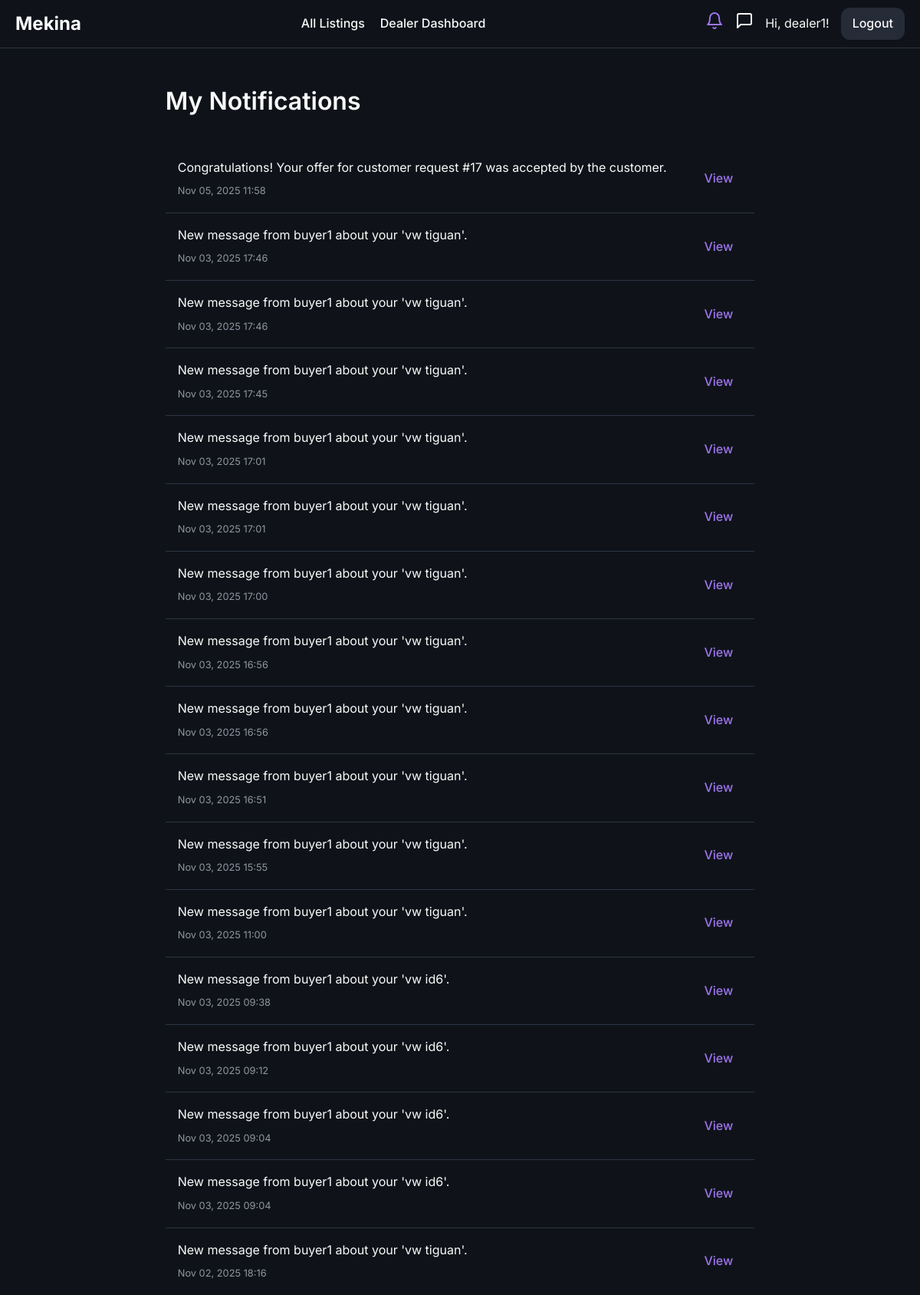
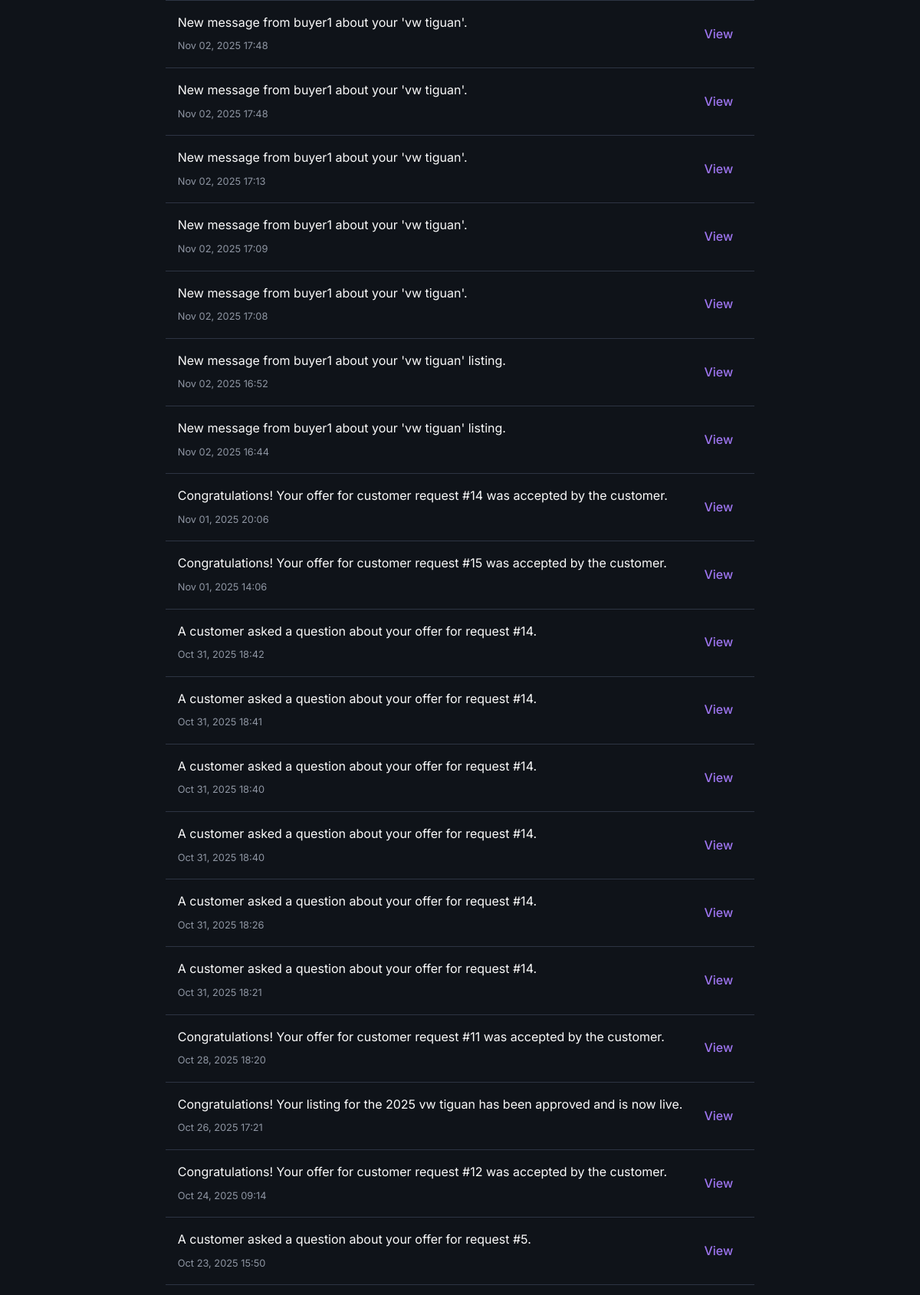
The page /notifications (signed in, upper part) on the database its author committed (2 pictures, top to bottom).
### models/user.py (models this page shows, shortened)
class User(UserMixin, db.Model):
    id = db.Column(db.Integer, primary_key=True)
    username = db.Column(db.String(64), index=True, unique=True, nullable=False)
    email = db.Column(db.String(120), index=True, unique=True, nullable=False)
    phone_number = db.Column(db.String(20), nullable=True)
    password_hash = db.Column(db.String(128))
    is_admin = db.Column(db.Boolean, default=False)
    is_dealer = db.Column(db.Boolean, default=False)
    is_rental_company = db.Column(db.Boolean, default=False)
    is_verified = db.Column(db.Boolean, default=False) # For verified dealers
    points = db.Column(db.Integer, nullable=False, default=5) # Points for dealers to bid
    cars = db.relationship('Car', backref='owner', lazy='dynamic')
    bids = db.relationship('Bid', backref='bidder', lazy='dynamic')
    dealer_bids = db.relationship('DealerBid', backref='dealer', lazy='dynamic')
    car_requests = db.relationship('CarRequest', backref='customer', lazy='dynamic')
    ratings_given = db.relationship('DealerRating', foreign_keys='DealerRating.buyer_id', back_populates='buyer', lazy='dynamic')
    ratings_received = db.relationship('DealerRating', foreign_keys='DealerRating.dealer_id', back_populates='dealer', lazy='dynamic')

### models/notification.py (models this page shows)
class Notification(db.Model):
    __tablename__ = 'notification'
    id = db.Column(db.Integer, primary_key=True)
    user_id = db.Column(db.Integer, db.ForeignKey('user.id'), nullable=False)
    message = db.Column(db.Text, nullable=False)
    link = db.Column(db.String(255), nullable=True)
    is_read = db.Column(db.Boolean, default=False, nullable=False)
    timestamp = db.Column(db.DateTime, default=datetime.utcnow, index=True)

### routes/main.py (the view)
@main_bp.route('/notifications')
@login_required
def notifications():
    unread = Notification.query.filter_by(user_id=current_user.id, is_read=False).all()
    for notification in unread:
        notification.is_read = True
    db.session.commit()
    user_notifications = Notification.query.filter_by(user_id=current_user.id).order_by(Notification.timestamp.desc()).limit(50).all()
    return render_template('notifications.html', notifications=user_notifications)

### templates/notifications.html (shortened to what this page needs)
{% extends "base.html" %}
{% block content %}
    <h1>My Notifications</h1>
    <div class="notification-list" id="notification-list">
        {% if notifications %}
            {% for notification in notifications %}
                <div class="notification-item {% if not notification.is_read %}unread{% endif %}">
                    <div class="notification-content">
                        <p>{{ notification.message }}</p>
                        <small class="notification-time">{{ notification.timestamp.strftime('%b %d, %Y %H:%M') }}</small>
                    </div>
                    <div class="notification-action">
                        {% if notification.link %}
                            <a href="{{ notification.link }}" class="btn">View</a>
                        {% endif %}
                    </div>
                </div>
            {% endfor %}
        {% else %}
            <p id="no-notifications-message">You have no notifications yet.</p>
        {% endif %}
    </div>
{% endblock %}

### templates/base.html (shortened to what this page needs)
<!DOCTYPE html>
<html lang="en">
<head>
    <link rel="stylesheet" href="{{ url_for('static', filename='css/style.css', v=now.timestamp()) }}">
</head>
<body class="{% block body_class %}{% endblock %}">
    <nav>
        <a href="{{ url_for('main.home') }}" class="nav-brand">Mekina</a>
        <div class="nav-menu" id="nav-menu">
            <ul>
                {% if current_user.is_authenticated and current_user.is_admin %}
                    <li><a href="{{ url_for('admin.dashboard') }}" class="{{ 'active' if request.endpoint == 'admin.dashboard' }}">Dashboard</a></li>
                    <li><a href="{{ url_for('admin.rental_management') }}" class="{{ 'active' if request.endpoint == 'admin.rental_management' }}">Manage Rentals</a></li>
                    <li><a href="{{ url_for('admin.dealer_management') }}" class="{{ 'active' if request.endpoint == 'admin.dealer_management' }}">Manage Dealers</a></li>
                    <li><a href="{{ url_for('admin.user_management') }}" class="{{ 'active' if request.endpoint == 'admin.user_management' }}">Users</a></li>
                    <li><a href="{{ url_for('auctions.list_auctions') }}" class="{{ 'active' if request.endpoint == 'auctions.list_auctions' }}">Manage Listings</a></li>
                {% elif current_user.is_authenticated and current_user.is_rental_company %}
                    <li><a href="{{ url_for('rentals.dashboard') }}" class="{{ 'active' if request.endpoint == 'rentals.dashboard' }}">Rental Dashboard</a></li>
                {% elif current_user.is_authenticated and current_user.is_dealer %}
                    <li><a href="{{ url_for('main.all_listings') }}" class="{{ 'active' if request.endpoint == 'main.all_listings' }}">All Listings</a></li>
                    <li><a href="{{ url_for('dealer.dashboard') }}" class="{{ 'active' if request.endpoint == 'dealer.dashboard' }}">Dealer Dashboard</a></li>
                {% endif %}
            </ul>
            <div class="nav-right">
                {% if current_user.is_authenticated %}
                    <a href="{{ url_for('main.notifications') }}" class="desktop-icon-link notification-bell-link {% if request.endpoint == 'main.notifications' %}active{% endif %}">
                    </a>
                    {% if current_user.is_dealer %}
                        <a href="{{ url_for('dealer.list_messages') }}" class="desktop-icon-link {% if 'dealer.list_messages' in request.endpoint or 'dealer.view_conversation' in request.endpoint %}active{% endif %}">
                            <svg xmlns="http://www.w3.org/2000/svg" width="24" height="24" viewBox="0 0 24 24" fill="none" stroke="currentColor" stroke-width="2" stroke-linecap="round" stroke-linejoin="round" class="feather feather-message-square"><path d="M21 15a2 2 0 0 1-2 2H7l-4 4V5a2 2 0 0 1 2-2h14a2 2 0 0 1 2 2z"></path></svg>
                        </a>
                    {% endif %}
                    <span class="desktop-username">Hi, {{ current_user.username }}!</span>
                    <a href="{{ url_for('auth.logout') }}" class="nav-button">Logout</a>
                {% else %}
                    <a href="{{ url_for('auth.login') }}" class="nav-button">Login</a>
                    <a href="{{ url_for('auth.register') }}" class="nav-button">Register</a>
                {% endif %}
            </div>
        </div>
    </nav>
    {% block main_content %}
        <main class="container">
            {% block content %}{% endblock %}
        </main>
    {% endblock %}
</body>
</html>

### static/css/style.css (style rules this page uses)
:root { --background: 220 25% 8%; --foreground: 0 0% 98%; --card: 220 20% 13%; --card-foreground: 0 0% 95%; --popover: 220 20% 13%; --popover-foreground: 0 0% 95%; --primary: 38 92% 50%; --primary-foreground: 220 70% 12%; --secondary: 220 20% 20%; --secondary-foreground: 0 0% 95%; --muted: 220 20% 18%; --muted-foreground: 220 10% 60%; --accent: 260 80% 70%; --accent-foreground: 0 0% 100%; --destructive: 0 62.8% 30.6%; --destructive-foreground: 0 0% 100%; --border: 220 20% 22%; --input: 220 20% 20%; --ring: 260 80% 70%; --radius: 0.75rem; --success: 142 76% 36%; --warning: 38 92% 50%; --info: 220 20% 18%; --gradient-primary: linear-gradient(135deg, hsl(220 20% 12%), hsl(220 20% 18%)); --gradient-accent: linear-gradient(135deg, hsl(260 80% 70%), hsl(260 70% 60%)); --shadow-card: 0 4px 6px -1px hsl(0 0% 0% / 0.3), 0 2px 4px -1px hsl(0 0% 0% / 0.2); --shadow-elevated: 0 10px 15px -3px hsl(0 0% 0% / 0.3), 0 4px 6px -2px hsl(0 0% 0% / 0.2); }
body { font-family: "Inter", sans-serif; background-color: hsl(var(--background)); color: hsl(var(--foreground)); margin: 0; line-height: 1.6; display: flex; flex-direction: column; min-height: 100vh; padding-top: 53px; }
main { flex-grow: 1; }
h1, h2, h3, h4, h5, h6 { font-weight: 600; }
a { color: hsl(var(--accent)); text-decoration: none; }
.btn, .button-group button, .button-group a { border: none; padding: 8px 12px; border-radius: var(--radius); cursor: pointer; font-weight: 500; text-decoration: none; display: inline-block; text-align: center; transition: all 0.2s ease-in-out; }
.nav-button { background-color: hsl(var(--info)); color: hsl(var(--foreground)); padding: 8px 15px; border-radius: var(--radius); font-weight: 500; }
.notification-list { margin-top: 2rem; }
.notification-item { display: flex; align-items: center; justify-content: space-between; gap: 1rem; padding: 1rem; border-bottom: 1px solid hsl(var(--border)); transition: background-color 0.2s; }
.notification-content { flex-grow: 1; }
.notification-content p { margin: 0 0 0.25rem 0; }
.notification-time { font-size: 0.8em; color: hsl(var(--muted-foreground)); }
.notification-action { flex-shrink: 0; }
nav { position: fixed; top: 0; left: 0; right: 0; z-index: 100; background-color: hsl(var(--background)); border-bottom: 1px solid hsl(var(--border)); padding: 10px 20px; display: flex; justify-content: space-between; align-items: center; }
.nav-brand { font-size: 1.5rem; font-weight: 700; color: hsl(var(--foreground)); text-decoration: none; }
nav ul { list-style: none; margin: 0; padding: 0; display: flex; gap: 20px; }
nav a { color: hsl(var(--foreground)); font-weight: 500; }
nav a.active { color: hsl(var(--accent)); font-weight: 700; }
.nav-right { display: flex; align-items: center; gap: 15px; }
.desktop-icon-link.active, .mobile-notification-bell-link.active { color: hsl(var(--accent)); }
.nav-menu { flex-grow: 1; display: contents; }
.container { max-width: 1200px; margin: 2rem auto; padding: 0 20px; }

### rows shown on the page
User: username "dealer1"
Notification: message "Congratulations! Your offer for customer request #17 was accepted by the customer.", timestamp "Nov 05, 2025 11:58"
Notification: message "New message from buyer1 about your 'vw tiguan'.", timestamp "Nov 03, 2025 17:46"
Notification: message "New message from buyer1 about your 'vw tiguan'.", timestamp "Nov 03, 2025 17:46"
Notification: message "New message from buyer1 about your 'vw tiguan'.", timestamp "Nov 03, 2025 17:45"
Notification: message "New message from buyer1 about your 'vw tiguan'.", timestamp "Nov 03, 2025 17:01"
Notification: message "New message from buyer1 about your 'vw tiguan'.", timestamp "Nov 03, 2025 17:01"
Notification: message "New message from buyer1 about your 'vw tiguan'.", timestamp "Nov 03, 2025 17:00"
Notification: message "New message from buyer1 about your 'vw tiguan'.", timestamp "Nov 03, 2025 16:56"
Notification: message "New message from buyer1 about your 'vw tiguan'.", timestamp "Nov 03, 2025 16:56"
Notification: message "New message from buyer1 about your 'vw tiguan'.", timestamp "Nov 03, 2025 16:51"
Notification: message "New message from buyer1 about your 'vw tiguan'.", timestamp "Nov 03, 2025 15:55"
Notification: message "New message from buyer1 about your 'vw tiguan'.", timestamp "Nov 03, 2025 11:00"
Notification: message "New message from buyer1 about your 'vw id6'.", timestamp "Nov 03, 2025 09:38"
Notification: message "New message from buyer1 about your 'vw id6'.", timestamp "Nov 03, 2025 09:12"
Notification: message "New message from buyer1 about your 'vw id6'.", timestamp "Nov 03, 2025 09:04"
Notification: message "New message from buyer1 about your 'vw id6'.", timestamp "Nov 03, 2025 09:04"
Notification: message "New message from buyer1 about your 'vw tiguan'.", timestamp "Nov 02, 2025 18:16"
Notification: message "New message from buyer1 about your 'vw tiguan'.", timestamp "Nov 02, 2025 17:48"
Notification: message "New message from buyer1 about your 'vw tiguan'.", timestamp "Nov 02, 2025 17:48"
Notification: message "New message from buyer1 about your 'vw tiguan'.", timestamp "Nov 02, 2025 17:13"
Notification: message "New message from buyer1 about your 'vw tiguan'.", timestamp "Nov 02, 2025 17:09"
Notification: message "New message from buyer1 about your 'vw tiguan'.", timestamp "Nov 02, 2025 17:08"
Notification: message "New message from buyer1 about your 'vw tiguan' listing.", timestamp "Nov 02, 2025 16:52"
Notification: message "New message from buyer1 about your 'vw tiguan' listing.", timestamp "Nov 02, 2025 16:44"
Notification: message "Congratulations! Your offer for customer request #14 was accepted by the customer.", timestamp "Nov 01, 2025 20:06"
Notification: message "Congratulations! Your offer for customer request #15 was accepted by the customer.", timestamp "Nov 01, 2025 14:06"
Notification: message "A customer asked a question about your offer for request #14.", timestamp "Oct 31, 2025 18:42"
Notification: message "A customer asked a question about your offer for request #14.", timestamp "Oct 31, 2025 18:41"
Notification: message "A customer asked a question about your offer for request #14.", timestamp "Oct 31, 2025 18:40"
Notification: message "A customer asked a question about your offer for request #14.", timestamp "Oct 31, 2025 18:40"
Notification: message "A customer asked a question about your offer for request #14.", timestamp "Oct 31, 2025 18:26"
Notification: message "A customer asked a question about your offer for request #14.", timestamp "Oct 31, 2025 18:21"
Notification: message "Congratulations! Your offer for customer request #11 was accepted by the customer.", timestamp "Oct 28, 2025 18:20"
Notification: message "Congratulations! Your listing for the 2025 vw tiguan has been approved and is now live.", timestamp "Oct 26, 2025 17:21"
Notification: message "Congratulations! Your offer for customer request #12 was accepted by the customer.", timestamp "Oct 24, 2025 09:14"
Notification: message "A customer asked a question about your offer for request #5.", timestamp "Oct 23, 2025 15:50"
